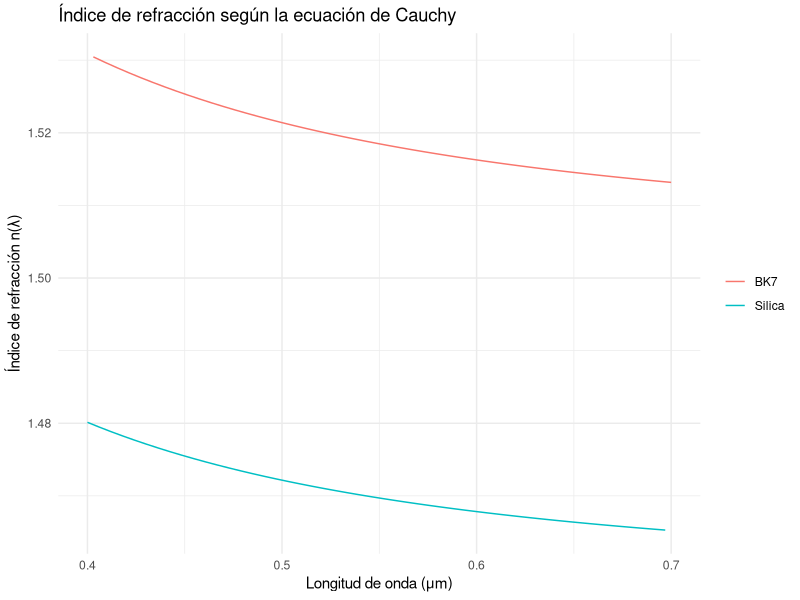
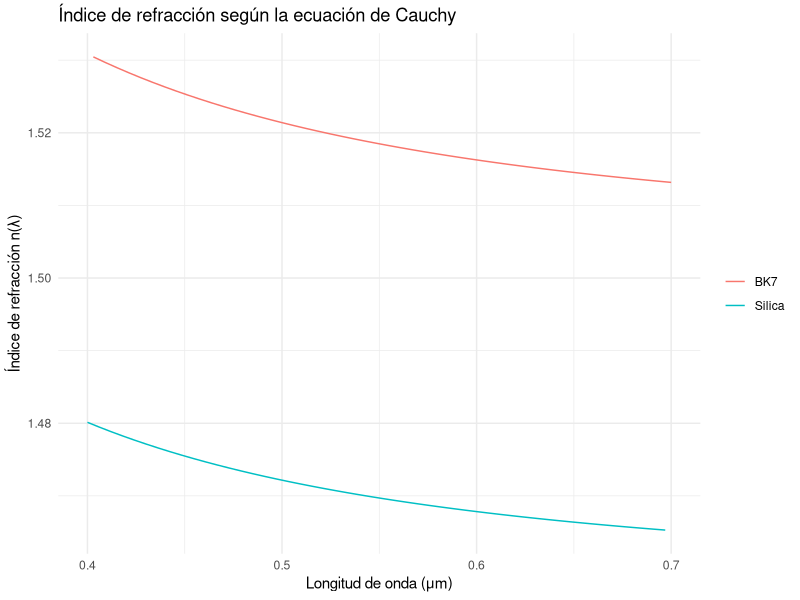

Reproduce these figures in R, in order.
library(ggplot2)

elements <- read.csv("./punto_1.csv")

calculate_n <- function(element) {
  space <- seq(0.4, 0.7, length.out = 100)
  n_values <- element$A + (element$B / space^2)
  data.frame(wavelength = space, n = n_values, element = element$name)
}


plot_data <- calculate_n(elements)

plot_data |>
ggplot(aes(x = wavelength, y = n, color = element)) +
  geom_line() +
  labs(
    x = "Longitud de onda (μm)",
    y = "Índice de refracción n(λ)",
    title = "Índice de refracción según la ecuación de Cauchy"
  ) +
  theme_minimal() +
  theme(legend.title = element_blank())

ggsave("punto_1.png")
